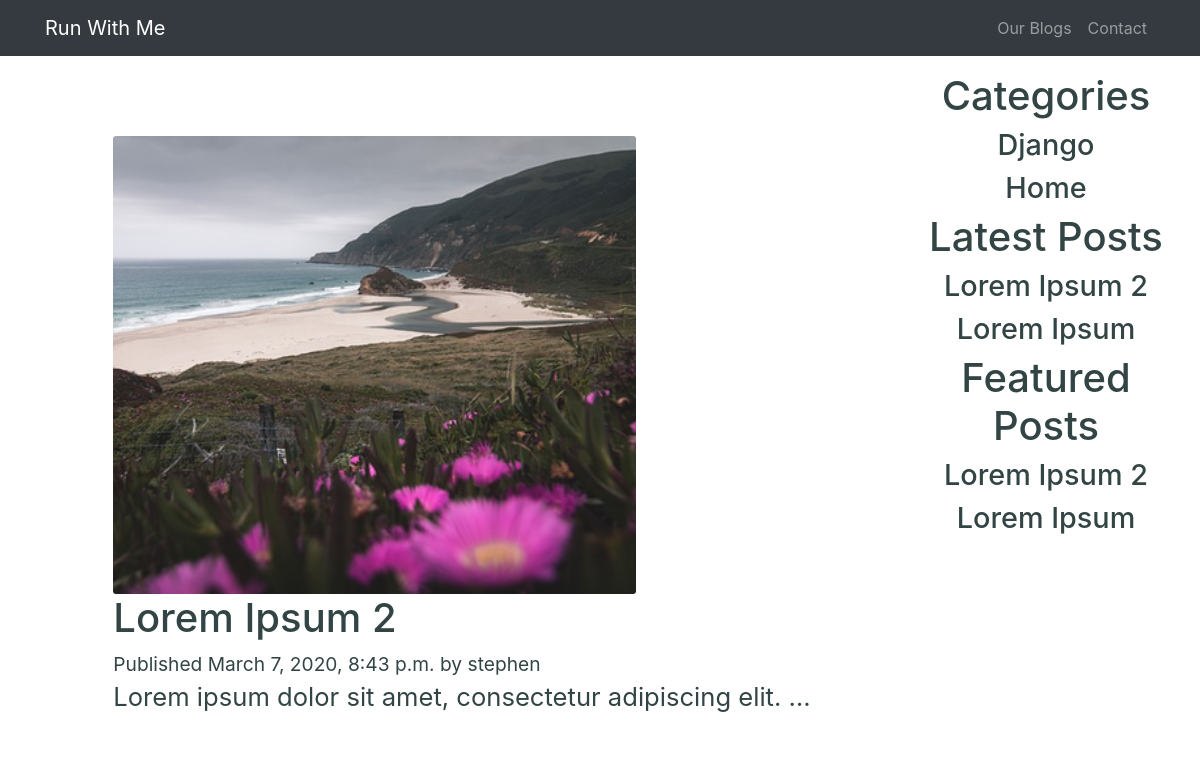
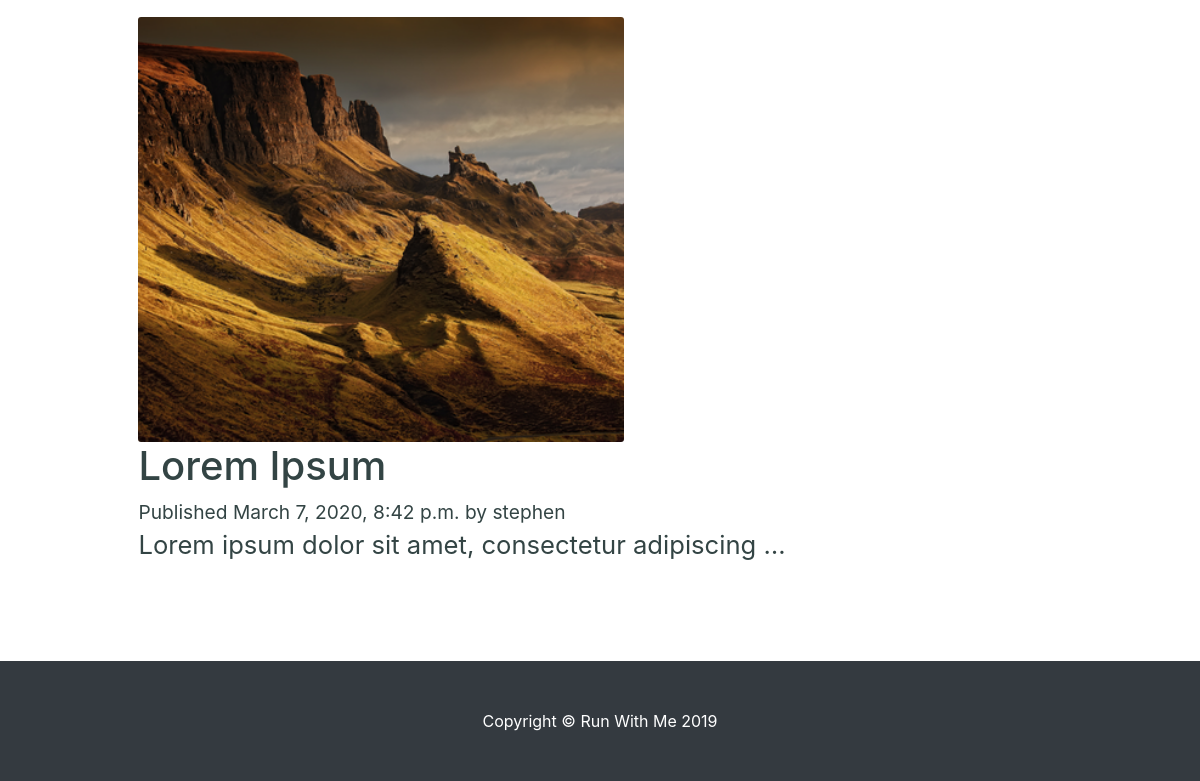
/blog/, run on an earlier commit of the app's database (2 pictures, top to bottom).
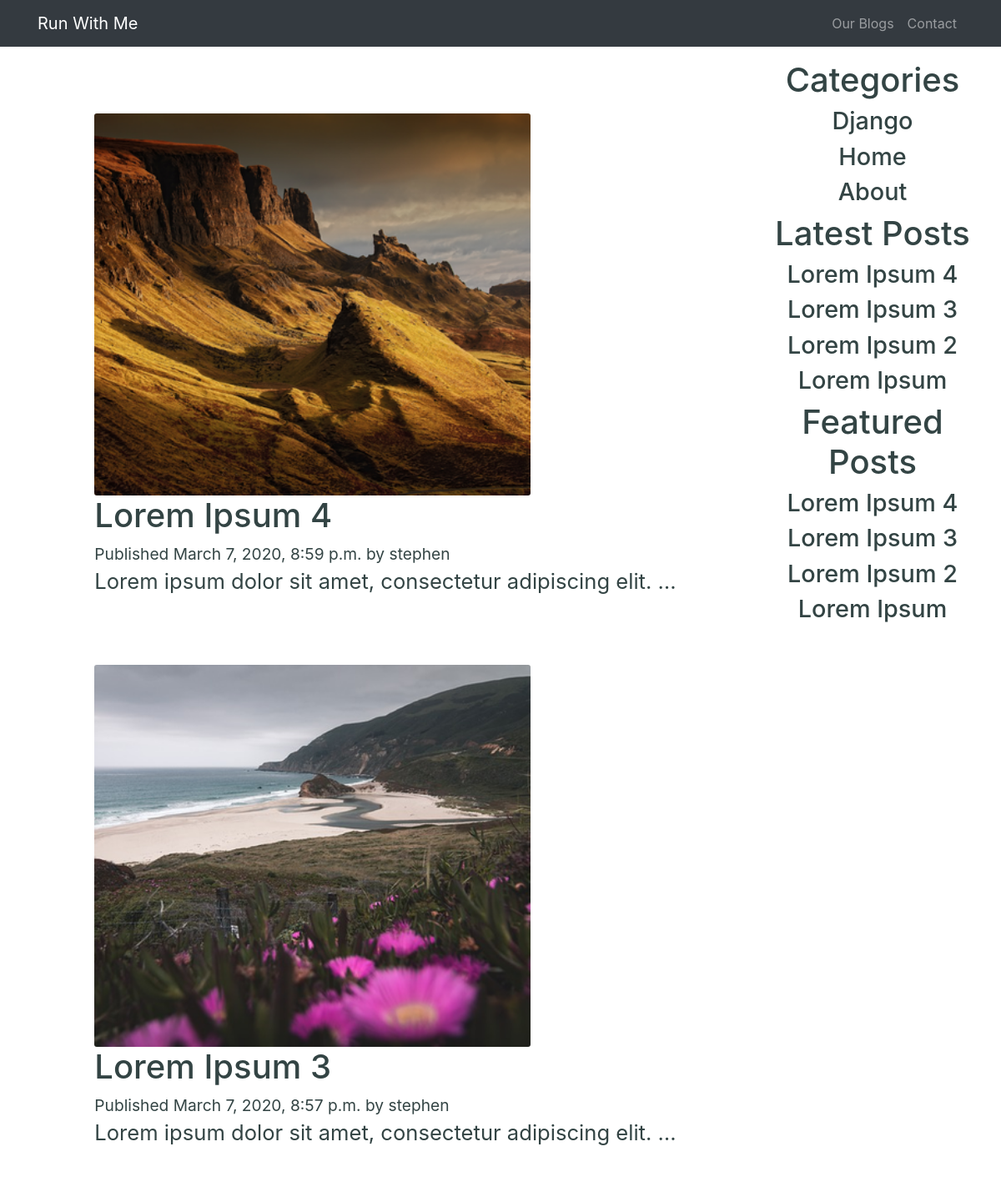
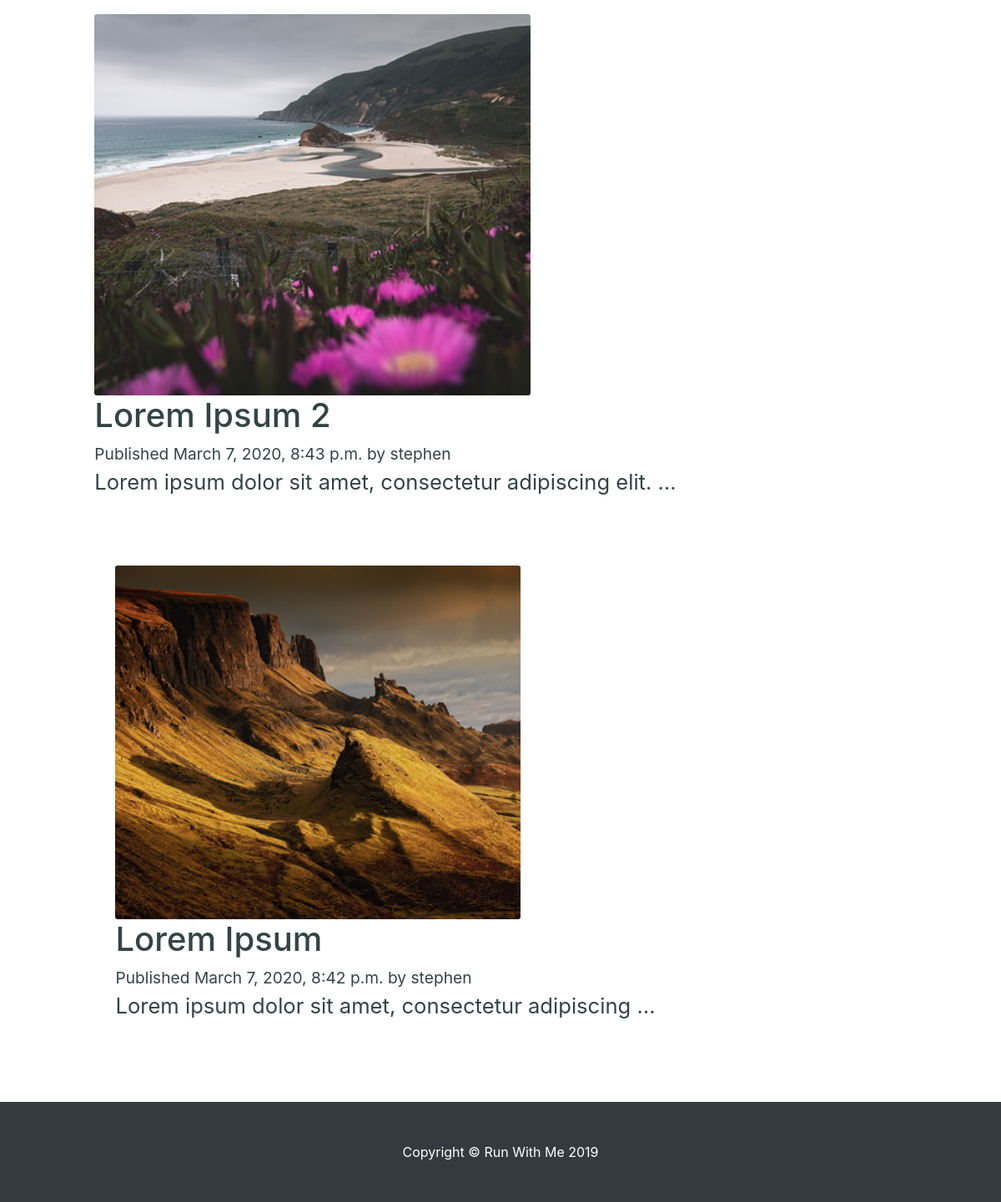
And on a later commit of the database (2 pictures, top to bottom).
### blog/models.py (models this page shows, shortened)
class Post(models.Model):
    STATUS_CHOICES = (
        ('draft', 'Draft'),
        ('published', 'Published'),
    )
    title = models.CharField(max_length=100, blank=True,null=True)
    slug = models.SlugField(blank=True, null=True,unique_for_date='publish')
    author = models.ForeignKey(Author, on_delete=models.CASCADE,related_name='blog_posts')
    categories = models.ManyToManyField(Category)
    featured = models.BooleanField(default=False)
    tags = TaggableManager()
    image_thumbnail = ProcessedImageField(upload_to='thumnail_headers/',processors=[ResizeToFill(400, 350)],format='PNG',options={'quality': 60})
    blog_header_image = ProcessedImageField(upload_to='blog_headers/',processors=[ResizeToFill(750, 500)],format= 'PNG',options={'quality': 60})
    alt = models.CharField(max_length=100, verbose_name='alternative text', blank=True,null=True)
    description = RichTextUploadingField(blank=True,null=True)
    comment_count = models.IntegerField(default=0)
    publish = models.DateTimeField(default=timezone.now)
    created = models.DateTimeField(auto_now_add=True)
    updated = models.DateTimeField(auto_now=True)
    status = models.CharField(max_length=10, choices=STATUS_CHOICES, default='draft')
    published = PublishedManager() # PUBLISHED POST MANAGER.
    def get_absolute_url(self):
        return reverse("post-detail", kwargs={
            "slug": self.slug,
            "pk": self.pk
        })
    class Meta:
        ordering = ('-publish',)

class Author(models.Model):
    user = models.OneToOneField(User, on_delete=models.CASCADE)
    profile_image =  ProcessedImageField(upload_to='author_profile/',processors=[ResizeToFill(50, 50)],format='PNG',options={'quality': 60})
    def __str__(self):
        return self.user.username

class Category(models.Model):
    title = models.CharField(max_length=30,blank=True,null=True)

### blog/views.py (the view)
# urls.py: path('blog/', PostListView.as_view(), name='list'),
class PostListView(ListView):
    model = Post
    model = Category
    template_name = 'blog/list.html'
    context_object_name = 'post'
    paginate_by = 1
    success_url = 'post-list'
    success_message = "You are now a subscriber Thank you"
    def post(self, request, *args, **kwargs):
        form = SubscribeForm(data=request.POST)
        if form.is_valid():
            form.save()
        return self.get(request, *args, **kwargs)
    def get_context_data(self, **kwargs):
        post = Post.published.all()[0:6]
        featured = Post.published.filter(featured=True)
        latest = Post.published.order_by('-publish')[0:4]
        context = super().get_context_data(**kwargs)
        context['title'] = 'Our Blogs'
        context['category'] = Category.objects.filter()
        context['post'] = post
        context['featured'] = featured
        context['latest'] = latest
        return context

### blog/models.py (called while the page is built)
    def get_queryset(self):
        return super(PublishedManager,self).get_queryset().filter(status='published')

### blog/templates/blog/list.html (shortened to what this page needs)
{% extends 'layout/base.html' %}
{% load static %}
{% block content %}
<div class="blog-list-grid">
  <div class="col-left">
  {% for post in post  %}
  <div class="blog-card">
    <a href="{{post.get_absolute_url}}"><img src="{{post.image_thumbnail.url}}" alt="{{post.title}}" class="blog-card__img"></a>
    <h5 class="blog-card__title">{{post.title}}</h5>
    <div class="blog-card__date">Published {{ post.publish }} by {{ post.author }}</div>
    <div class="blog-card__body">
      {{post.description | truncatewords:8 | safe}}
    </div>
  </div>
  {% endfor %}
  </div>
  <div class="col-right">
    <div class="category margin-top-sm">
      <h3 class="category__primary-title">Categories</h3>
      {% for cat in category %}
      <h5 class="category__title margin-top-sm margin-bottom-xsm">{{ cat.title }}</h5>
      {% endfor %}
      </div>
    <div class="latest-post">
      <h3 class="latest-post__primary-title">Latest Posts</h3>
      {% for post in latest %}
      <a href="{{post.get_absolute_url}}" class="latest-post__link">
        <h5 class="latest-post__title margin-top-sm margin-bottom-xsm">{{post.title}}</h5>
      </a>
      {% endfor %}
    </div>
    <div class="featured-post margin-top-sm">
      <h3 class="featured-post__primary-title">Featured Posts</h3>
      {% for post in featured %}
      <div class="featured-post">
        <a href="{{post.get_absolute_url}}" class="featured-post__link">
          <h5 class="featured-post__title margin-top-sm margin-bottom-xsm">{{post.title}}</h5>
        </a>
      </div>
      {% endfor %}
    </div>
  </div>
</div>
{% endblock %}

### affiliate/templates/layout/base.html (shortened to what this page needs)
{% load static %}
<!DOCTYPE html>
<html lang="en">
{% include "layout/head.html" %}
<body>
    {% include "layout/navagation.html" %}
    {% block content %}
    {% endblock content %}
    {% include "layout/footer.html" %}
</body>
</html>

### affiliate/templates/layout/head.html (shortened to what this page needs)
{% load static %}
<head>
  <link href="{% static 'vendor/bootstrap/css/bootstrap.min.css' %}" rel="stylesheet">
  <link href="{% static 'css/modern-business.css' %}" rel="stylesheet">
</head>

### affiliate/templates/layout/navagation.html (shortened to what this page needs)
{% load static %}
  <nav class="navbar fixed-top navbar-expand-lg navbar-dark bg-dark fixed-top">
    <div class="container">
      <a class="navbar-brand" href="{% url 'home' %}">Run With Me</a>
      <div class="collapse navbar-collapse" id="navbarResponsive">
        <ul class="navbar-nav ml-auto">
          <li class="nav-item">
            <a href="{% url 'list' %}" class="nav-link">Our Blogs</a>
          </li>
          <li class="nav-item">
            <a class="nav-link" href="{% url 'contact-us' %}">Contact</a>
          </li>
        </ul>
      </div>
    </div>
  </nav>

### affiliate/templates/layout/footer.html
{% load static %}
  <footer class="py-5 bg-dark">
    <div class="container">
      <p class="m-0 text-center text-white">Copyright &copy; Run With Me 2019</p>
    </div>
  </footer>

### affiliate/templates/layout/scripts.html (shortened to what this page needs)
{% load static %}

### affiliate/static/css/modern-business.css (style rules this page uses)
body { padding-top: 56px; }
.blog-list-grid { display: flex; padding: 1rem; }
.col-left { display: flex; flex-wrap: wrap; flex: 3; justify-content: center; align-items: center; padding: 1rem; margin: 1rem; }
.col-right { display: flex; flex-direction: column; flex: 1; }
.blog-card { padding: 1rem; margin: 1rem; }
.blog-card__img { width: 75%; border-radius: 3px; }
.blog-card__title { font-size: 2.5rem; color: #344; }
.blog-card__date { font-size: 1.2rem; color: #344; }
.blog-card__body { font-size: 1.6rem; color: #344; }
.latest-post { text-align: center; }
.latest-post__primary-title { font-size: 2.5rem; color: #344; }
.latest-post__title { font-size: 1.8rem; color: #344; }
.latest-post__link { text-decoration: none; }
.featured-post { text-align: center; }
.featured-post__primary-title { font-size: 2.5rem; color: #344; }
.featured-post__title { font-size: 1.8rem; color: #344; }
.featured-post__link { text-decoration: none; }
.category { text-align: center; }
.category__primary-title { font-size: 2.5rem; color: #344; }
.category__title { font-size: 1.8rem; color: #344; }

What changed in the data, as far as the page shows it:
added Post: image_thumbnail (picture), title "Lorem Ipsum 4", publish "March 7, 2020, 8:59 p.m.", author "stephen", description "Lorem ipsum dolor sit amet, consectetur adipiscing elit. …"
added Post: image_thumbnail (picture), title "Lorem Ipsum 3", publish "March 7, 2020, 8:57 p.m.", author "stephen", description "Lorem ipsum dolor sit amet, consectetur adipiscing elit. …"
added Category: title "About"
